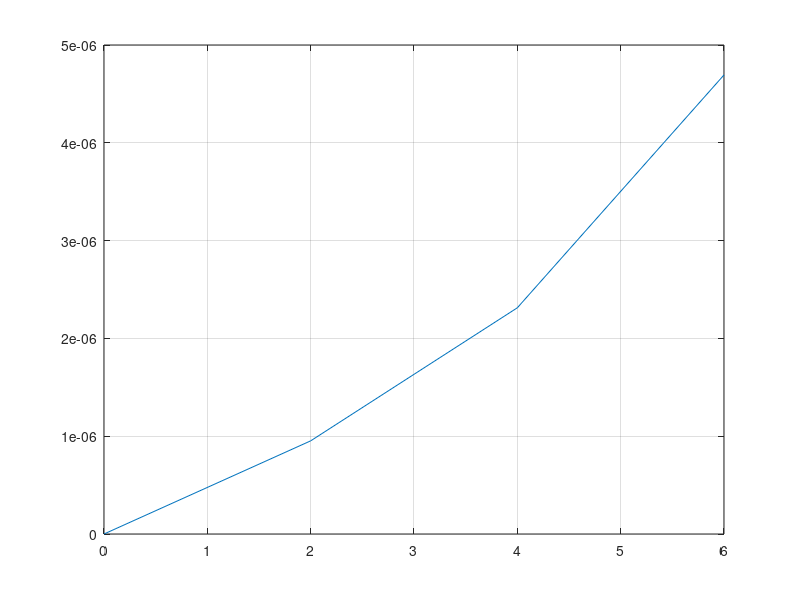

Source code (MATLAB):
%%%%%%%%%%%%%%%%%%%%%%%%%%%%%%%%%%%%%%%%%%%%%%%%%%%%
%  Barra 1D  - aplica��o com se��o var�vel
%
%   R. Pavanello
%   Outubro 2020
%    @ ltm.fem.unicamp.br
%%%%%%%%%%%%%%%%%%%%%%%%%%%%%%%%%%%%%%%%%%%%%%%%%%%%
clc; 
clear all;
close all;
% Entrada dados 

% -------- Matriz de Coordenadas do sistema ----
%coord=[ X | Y | Z] => Matriz de coordenadas 
coord=[0 0 0;
       2 0 0;
       4 0 0;
       6 0 0];

% ------- Matriz de incid�ncia dos elementos
%inci=[ n elemnto ,tipo, tab mat, tab geo , n� 1 , n� 2 , ...]
% tipo 1 > barra 1D
% tipo 2 > treli�a
inci= [1 1 1 1 1 2;
          2 1 1 2 2 3;
          3 1 1 3 3 4];

% ------ Tabela de Materiais -----------------------
%
%
%  Tmat[ Material 1 | Material 2 | Material 3 ...]
%
%  linha 1:Mod de elasticidade
%  linha 2:Coeficiente de Poisson
%  linha 3:Massa espec�fica
  
Tmat=[210E9   70e9  ; 
      .33     .27   ;
      7850    2700  ];

% ------ Tabela de prop. geom�tricas--------------
%  Tgeo[ Geo 1 | Geo 2 | Geo 3 ...]
%
%  linha 1:�rea
%  linha 2:Momento de inercia da se��o
%  linha 3: ...
  
Tgeo=[.1*.1          .1*0.07        .1*0.04    ; 
      .1*.1^3/12     .1*0.07^3/12   .1*0.04^3/12  ];

% ------ condi��es de contorno ---------------------------------------------%
%cc=[n� | grau de liberdade | valor]
%
%   Grau de liberdade 1 --> u
%   Grau de liberdade 2 --> v
%   Grau de liberdade 3 --> w
%   Grau de liberdade 4 --> ox
%   Grau de liberdade 5 --> oy
%   Grau de liberdade 6 --> oz

cc=[1 1 0
       1 2 0
       2 2 0
      3 2 0
      4 2 0];
 
% ------ carregamentos externos ------------------------------------------%
% fe=[n� | grau | valor]
%
%   Garu de liberdade 1 --> Fx
%   Garu de liberdade 2 --> Fy
%   Garu de liberdade 3 --> Fz
%   Garu de liberdade 4 --> Mx
%   Garu de liberdade 5 --> My
%   Garu de liberdade 6 --> Mz

fe=[4 1 1000];
  
%%%%%%%%%%%%%%%%%%%% solver %%%%%%%%%%%%%%%%%%%%%%%

nel=size(inci,1);   %n�mero de elementos
nnos=size(coord,1); %n�mero de nos
ncc=size(cc,1);     %n�mero de condi��es de contorno
nfe=size(fe,1);     %n�mero de for�as externas

% Calcular o volume e o centro de gravidade da estrutura
Vtotal=0;
Mtotal=0;
Cg=0;
g=9.81;
for i=1:nel
no1=inci(i,5);
no2=inci(i,6);
x1=coord(no1,1);
y1=coord(no1,2);
x2=coord(no2,1);
y2=coord(no2,2);
l=sqrt((x2-x1)^2+(y2-y1)^2);
A=Tgeo(1,inci(i,4));
rho=Tmat(3,inci(i,3));
Vtotal=Vtotal+A*l;
Mtotal=Mtotal+rho*A*l;
xce=(x1+x2)/2;
yce=(y1+y2)/2;
Cg=Cg+xce*A*l*rho;
end
Cg=Cg/(Mtotal);

% c�lculo do deslocamento 

%cria matriz id, 
id=zeros(2,nnos);
%le as condi��es de contorno e trava id
for k=1:ncc
    id(cc(k,2),cc(k,1))=1;
end
neq=0;
for k=1:nnos
    for j=1:2
    if(id(j,k)==0)
       neq=neq+1;
       id(j,k)=neq;
    else
       id(j,k)=0;
    end
    end
end

kg=zeros(neq,neq);
for i=1:nel
no1=inci(i,5);
no2=inci(i,6);
x1=coord(no1,1);
y1=coord(no1,2);
x2=coord(no2,1);
y2=coord(no2,2);
l=sqrt((x2-x1)^2+(y2-y1)^2);
A=Tgeo(1,inci(i,4));
E=Tmat(1,inci(i,3));
ke=(E*A/l)*[ 1 -1 ;-1 1];
loc=[id(1,no1) id(1,no2)];        
  for il=1:2
    ilg=loc(il);
    if ilg~=0
    for ic=1:2
        icg=loc(ic);
        if icg~=0
           kg(ilg,icg)=kg(ilg,icg)+ke(il,ic);
        end
    end
    end
  end    
end
    
%  montar o vetor for�a
f=zeros(neq,1);
for k=1:nfe
    f(id(fe(k,2),fe(k,1)))=fe(k,3);
end
% resolvendo o istema
u=kg\f;
%reconstruindo o vetor solu��o num�rica
uh=zeros(nnos,1);
for i=1:nnos
    if(id(1,i)~=0)
       uh(i)=u(id(1,i));
    end
end

% %%%%%%%%%%%%%%%%%%%%%%%%%%%%%%%%%%%%%%%%%%%%%%%%
% p�s-processamento  
%
plot(coord(:,1),uh);grid on;

%%%%%%%%%%%%%%%%%%%%%%%%%%%%%%%%%%%%%%%%%%%%%%%%% 
% Sugest�o:
%1) calcular a solu��o anal�tica da barra 
% de se��o variando linearmente e comparar 
% a solu��o num�rica com a solu��o anal�tica
%
%2)calcular as tens�es ecomparar com as solu��es 
% anal�ticas
%
%3) Refinar a malha
%%%%%%%%%%%%%%%%%%%%%%%%%%%%%%%%%%%%%%%%%%%%%%%%